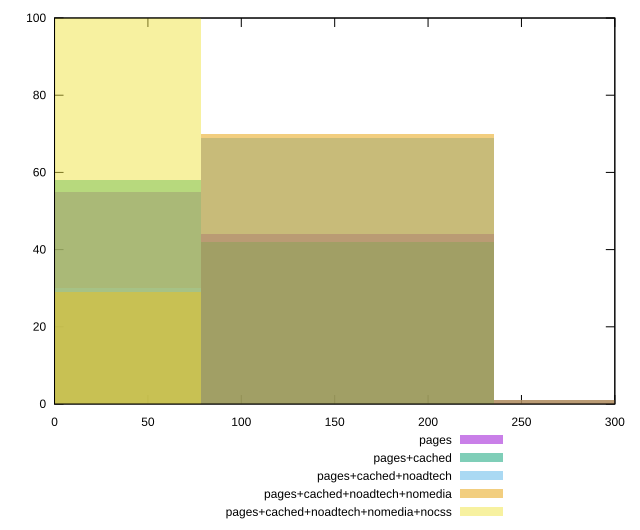

Write the gnuplot code that produced this figure.
reset

$pages <<EOF
156.71150587200356 44
0 55
313.4230117440071 1
EOF

$pagesCached <<EOF
0 58
156.71150587200356 42
EOF

$pagesCachedNoadtech <<EOF
0 30
156.71150587200356 69
313.4230117440071 1
EOF

$pagesCachedNoadtechNomedia <<EOF
313.4230117440071 1
156.71150587200356 70
0 29
EOF

$pagesCachedNoadtechNomediaNocss <<EOF
0 100
EOF

set key outside below
set boxwidth 156.71150587200356
set xrange [0:300]
set yrange [0:100]
set trange [0:100]
set style fill transparent solid 0.5 noborder
set terminal svg size 640, 530 enhanced background rgb 'white'
set output "report_00018_2021-02-10T15-25-16.877Z/unused-css-rules/comparison/histogram/all_raw.svg"

plot $pages title "pages" with boxes, \
     $pagesCached title "pages+cached" with boxes, \
     $pagesCachedNoadtech title "pages+cached+noadtech" with boxes, \
     $pagesCachedNoadtechNomedia title "pages+cached+noadtech+nomedia" with boxes, \
     $pagesCachedNoadtechNomediaNocss title "pages+cached+noadtech+nomedia+nocss" with boxes

reset
